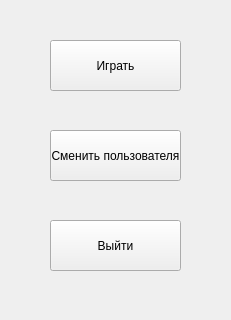
<?xml version="1.0" encoding="UTF-8"?>
<ui version="4.0">
 <class>Form</class>
 <widget class="QWidget" name="Form">
  <property name="geometry">
   <rect>
    <x>0</x>
    <y>0</y>
    <width>231</width>
    <height>320</height>
   </rect>
  </property>
  <property name="windowTitle">
   <string>EnglishPronounse</string>
  </property>
  <widget class="QPushButton" name="pushb1">
   <property name="geometry">
    <rect>
     <x>50</x>
     <y>40</y>
     <width>131</width>
     <height>51</height>
    </rect>
   </property>
   <property name="text">
    <string>Играть</string>
   </property>
  </widget>
  <widget class="QPushButton" name="pushb2">
   <property name="geometry">
    <rect>
     <x>50</x>
     <y>130</y>
     <width>131</width>
     <height>51</height>
    </rect>
   </property>
   <property name="text">
    <string>Сменить пользователя</string>
   </property>
  </widget>
  <widget class="QPushButton" name="pushb3">
   <property name="geometry">
    <rect>
     <x>50</x>
     <y>220</y>
     <width>131</width>
     <height>51</height>
    </rect>
   </property>
   <property name="text">
    <string>Выйти</string>
   </property>
  </widget>
 </widget>
 <resources/>
 <connections/>
</ui>
